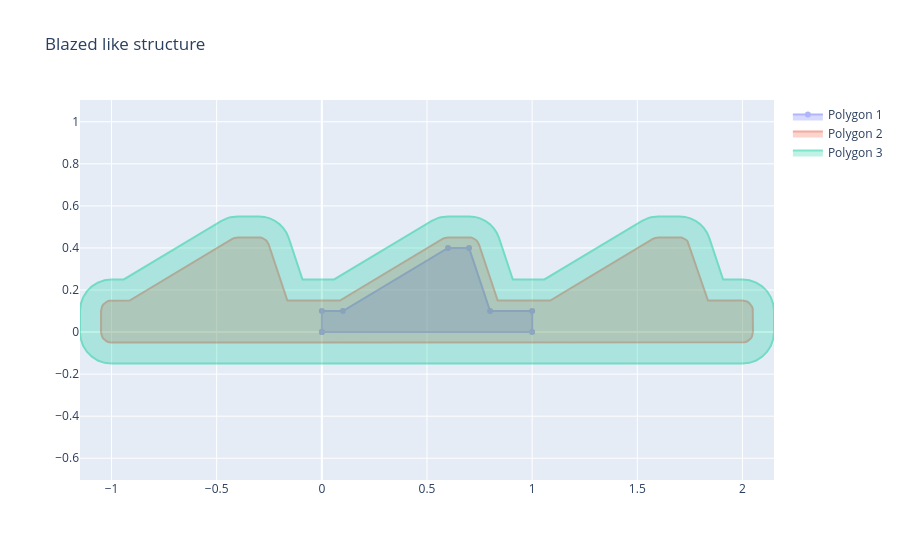

Source (notebook cell):
### Markdown cell above
# Multiple staircases

### Code cell
p1 = geometry.Polygon(
    vertices=jnp.array(
        [
            [0.0, 0.0],
            [1.0, 0.0],
            [1.0, 0.1],
            [0.8, 0.1],
            [0.7, 0.4],
            [0.6, 0.4],
            [0.1, 0.1],
            [0, 0.1],
        ]
    )
)
p2 = mutation.buffer(p1, 0.05)
p3 = mutation.offset(p2, 1.0, 0.0)
p4 = mutation.offset(p2, -1.0, 0.0)
p5 = set_ops.union([p2, p3, p4])

p2b = mutation.buffer(p1, 0.15)
p3b = mutation.offset(p2b, 1.0, 0.0)
p4b = mutation.offset(p2b, -1.0, 0.0)
p5b = set_ops.union([p2b, p3b, p4b])

print(f"{p5.area = }")

fig, ax = plt.subplots(figsize=(10, 4))
p5b.plot(ax=ax, label='polygon3', color='tab:green', alpha=0.4)
p5.plot(ax=ax, label='polygon2', color='tab:orange', alpha=0.6)
p1.plot(ax=ax, label='polygon1', color='tab:blue', alpha=0.8)
ax.legend(loc='upper left', bbox_to_anchor=(1.0, 1.0), reverse=True)
ax.grid(True, linestyle='dashed')
ax.set_title("Blazed like structure")

plotting.plot_polygons([p1, p5, p5b], title="Blazed like structure")
